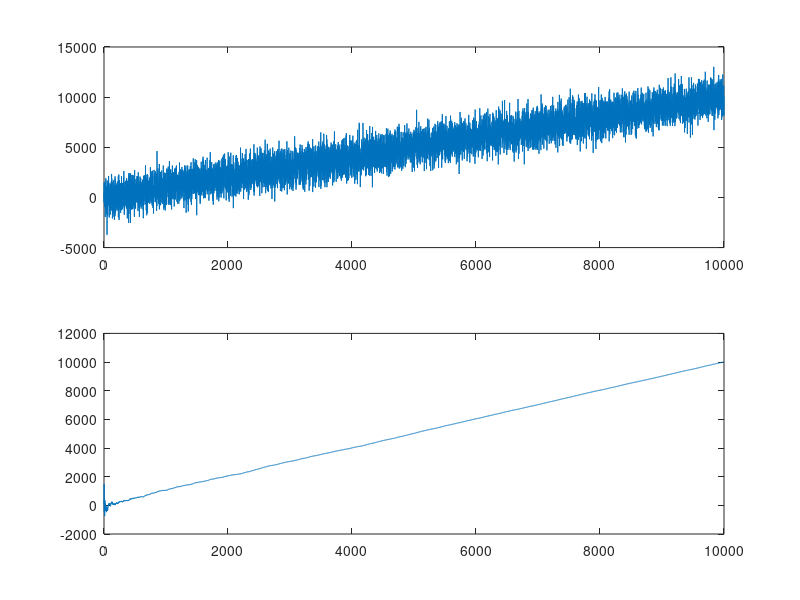

Reproduce this figure in MATLAB.
N=10000;
t=1:N;
measurements = (t)  + 1000*randn(1,N); % Angulo entregado por el accel
measurements = measurements';
N = length(measurements);

dt = .01; % Tiempo entre las mediciones
 
u = 0;

x = [0 ; 0]; % Estado inicial (alfa, bias -> valor del giroscopio en estado estacionario)
P = [1000 0 ; 0 1000]; % Incertidumbre inicial (aca no se cual seria)
B = [1 ; 0];
F = [1 -dt ; 0 1]; % Funcion del proximo estado
H = [1 0]; % Funcion de measurement

% Valor de la varianza falta para R
R = [.0001]; % Incertidumbre de la measurement
%

I = [1 0 ; 0 1]; % Matriz identidad
for i=1:N
    % Measurement Update
    Z = measurements(i,:);
    Y = Z - H*x;
    S = H*P*H' + R;
    K = P*H'*(inv(S));
    x = x + (K*Y);
    P = (I - (K*H))*P;
    b(i)=x(1);                  %Salida
    
    % Prediction
    x = (F*x + B*u);
    P = F*P*F';
    
end
subplot(211);
plot(measurements);
subplot(212);
plot(b);